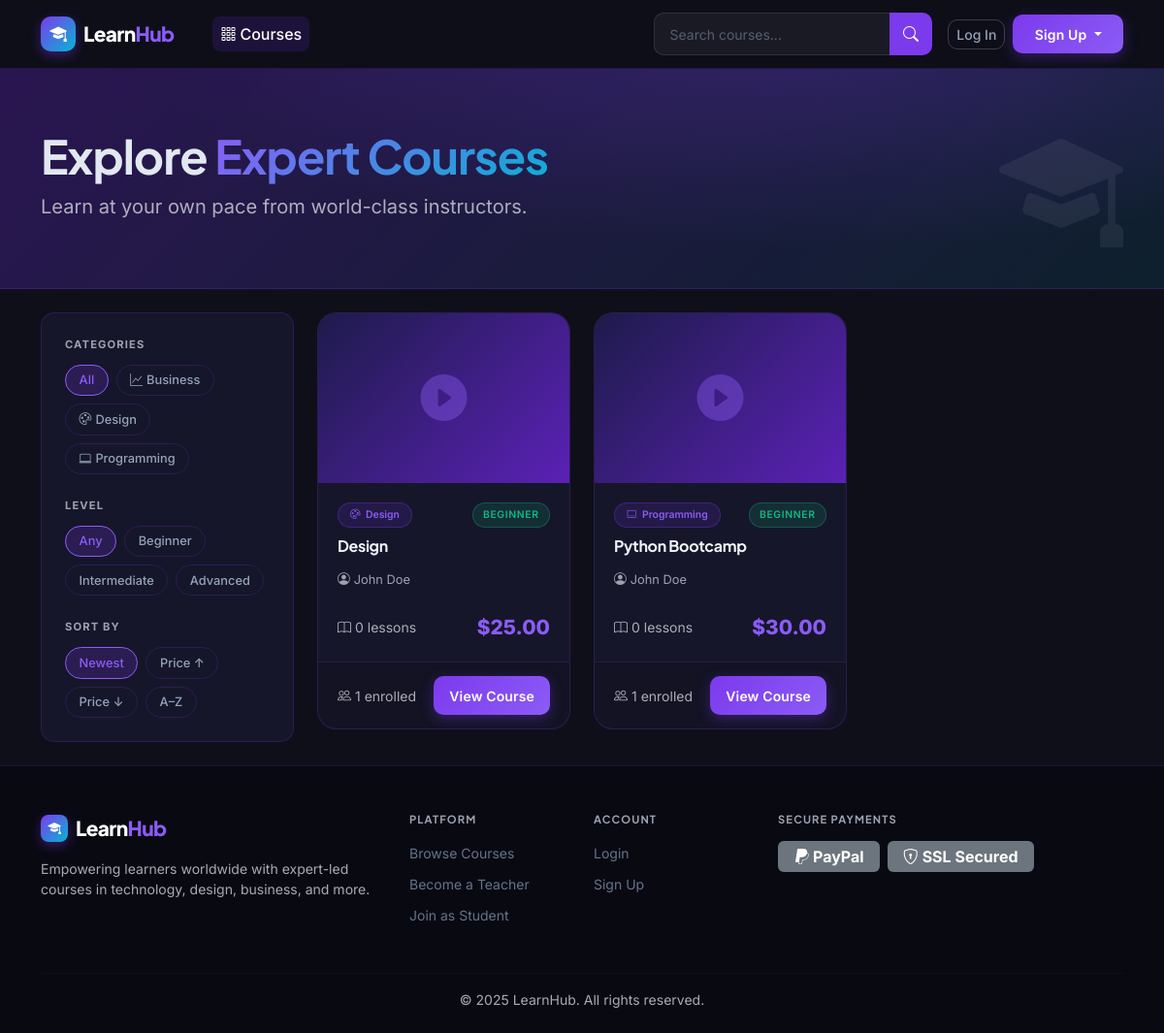
Page /courses/ on the committed database.
### apps/courses/models.py (models this page shows, shortened)
class Category(models.Model):
    name = models.CharField(max_length=100, unique=True)
    slug = models.SlugField(unique=True, blank=True)
    icon = models.CharField(max_length=50, default='bi-book', help_text='Bootstrap icon class')
    class Meta:
        verbose_name_plural = 'Categories'
        ordering = ['name']

class Course(models.Model):
    LEVEL_CHOICES = (
        ('beginner', 'Beginner'),
        ('intermediate', 'Intermediate'),
        ('advanced', 'Advanced'),
    )
    teacher = models.ForeignKey(
        settings.AUTH_USER_MODEL, on_delete=models.CASCADE, related_name='courses_taught'
    )
    category = models.ForeignKey(Category, on_delete=models.SET_NULL, null=True, blank=True, related_name='courses')
    title = models.CharField(max_length=200)
    slug = models.SlugField(unique=True, blank=True)
    description = models.TextField()
    short_description = models.CharField(max_length=300, blank=True)
    price = models.DecimalField(max_digits=8, decimal_places=2)
    thumbnail = models.ImageField(upload_to='course_thumbnails/', blank=True, null=True)
    level = models.CharField(max_length=20, choices=LEVEL_CHOICES, default='beginner')
    is_published = models.BooleanField(default=False)
    created_at = models.DateTimeField(auto_now_add=True)
    updated_at = models.DateTimeField(auto_now=True)
    class Meta:
        ordering = ['-created_at']
    @property
    def enrollment_count(self):
        return self.enrollments.filter(payment_status='completed').count()
    @property
    def lesson_count(self):
        return Lesson.objects.filter(topic__course=self).count()

### apps/accounts/models.py (models this page shows, shortened)
class CustomUser(AbstractUser):
    ROLE_CHOICES = (
        ('student', 'Student'),
        ('teacher', 'Teacher'),
    )
    role = models.CharField(max_length=10, choices=ROLE_CHOICES, default='student')
    is_otp_verified = models.BooleanField(default=False)
    otp_secret = models.CharField(max_length=64, blank=True, default='')

### apps/courses/views.py (the view, shortened to what this page needs)
# urls.py: path('', views.catalog, name='catalog'),
def catalog(request):
    courses = Course.objects.filter(is_published=True).select_related('teacher', 'category')
    categories = Category.objects.all()
    query = request.GET.get('q', '')
    category_slug = request.GET.get('category', '')
    level = request.GET.get('level', '')
    sort = request.GET.get('sort', '-created_at')
    if category_slug:
        courses = courses.filter(category__slug=category_slug)
    if level:
        courses = courses.filter(level=level)
    sort_options = {
        '-created_at': '-created_at',
        'price_asc': 'price',
        'price_desc': '-price',
        'title': 'title',
    }
    courses = courses.order_by(sort_options.get(sort, '-created_at'))
    enrolled_ids = []
    if request.user.is_authenticated and request.user.is_student:
        enrolled_ids = list(
            Enrollment.objects.filter(
                student=request.user, payment_status='completed'
            ).values_list('course_id', flat=True)
        )
    return render(request, 'courses/catalog.html', {
        'courses': courses,
        'categories': categories,
        'query': query,
        'selected_category': category_slug,
        'selected_level': level,
        'selected_sort': sort,
        'enrolled_ids': enrolled_ids,
    })

### apps/notifications/context_processors.py (called while the page is built)
def notifications_count(request):
    if request.user.is_authenticated:
        count = Notification.objects.filter(recipient=request.user, is_read=False).count()
        return {'unread_notifications_count': count}
    return {'unread_notifications_count': 0}

### templates/courses/catalog.html (shortened to what this page needs)
{% extends 'base.html' %}
{% block content %}
<section class="catalog-hero">
  <div class="container">
    <div class="row align-items-center">
      <div class="col-lg-7">
        <h1 class="display-5 fw-bold mb-2">
          Explore <span class="gradient-text">Expert Courses</span>
        </h1>
        <p class="text-muted fs-5 mb-4">Learn at your own pace from world-class instructors.</p>
      </div>
      <div class="col-lg-5 text-end d-none d-lg-block">
        <div style="font-size:8rem;opacity:0.07;line-height:1;"><i class="bi bi-mortarboard-fill"></i></div>
      </div>
    </div>
  </div>
</section>
<div class="container py-4">
  <div class="row g-4">
    <div class="col-lg-3">
      <div class="filter-card">
        <p class="filter-heading">Categories</p>
        <div class="d-flex flex-wrap gap-2 mb-4">
          <a href="{% url 'courses:catalog' %}{% if query %}?q={{ query }}{% endif %}"
             class="filter-pill {% if not selected_category %}active{% endif %}">All</a>
          {% for cat in categories %}
          <a href="{% url 'courses:catalog' %}?{% if query %}q={{ query }}&{% endif %}category={{ cat.slug }}"
             class="filter-pill {% if selected_category == cat.slug %}active{% endif %}">
            <i class="bi {{ cat.icon }} me-1"></i>{{ cat.name }}
          </a>
          {% endfor %}
        </div>
        <p class="filter-heading">Level</p>
        <div class="d-flex flex-wrap gap-2 mb-4">
          <a href="?{% if query %}q={{ query }}&{% endif %}{% if selected_category %}category={{ selected_category }}&{% endif %}"
             class="filter-pill {% if not selected_level %}active{% endif %}">Any</a>
          <a href="?{% if query %}q={{ query }}&{% endif %}{% if selected_category %}category={{ selected_category }}&{% endif %}level=beginner"
             class="filter-pill {% if selected_level == 'beginner' %}active{% endif %}">Beginner</a>
          <a href="?{% if query %}q={{ query }}&{% endif %}{% if selected_category %}category={{ selected_category }}&{% endif %}level=intermediate"
             class="filter-pill {% if selected_level == 'intermediate' %}active{% endif %}">Intermediate</a>
          <a href="?{% if query %}q={{ query }}&{% endif %}{% if selected_category %}category={{ selected_category }}&{% endif %}level=advanced"
             class="filter-pill {% if selected_level == 'advanced' %}active{% endif %}">Advanced</a>
        </div>
        <p class="filter-heading">Sort By</p>
        <div class="d-flex flex-wrap gap-2">
          <a href="?{% if query %}q={{ query }}&{% endif %}sort=-created_at"
             class="filter-pill {% if selected_sort == '-created_at' or not selected_sort %}active{% endif %}">Newest</a>
          <a href="?{% if query %}q={{ query }}&{% endif %}sort=price_asc"
             class="filter-pill {% if selected_sort == 'price_asc' %}active{% endif %}">Price ↑</a>
          <a href="?{% if query %}q={{ query }}&{% endif %}sort=price_desc"
             class="filter-pill {% if selected_sort == 'price_desc' %}active{% endif %}">Price ↓</a>
          <a href="?{% if query %}q={{ query }}&{% endif %}sort=title"
             class="filter-pill {% if selected_sort == 'title' %}active{% endif %}">A–Z</a>
        </div>
      </div>
    </div>
    <div class="col-lg-9">
      {% if courses %}
      <div class="row g-4" id="courses-grid">
        {% for course in courses %}
        <div class="col-md-6 col-xl-4">
          <div class="course-card">
            <a href="{% url 'courses:course_detail' slug=course.slug %}">
              {% if course.thumbnail %}
                <img src="{{ course.thumbnail.url }}" class="course-thumbnail" alt="{{ course.title }}">
              {% else %}
                <div class="course-thumbnail-placeholder">
                  <i class="bi bi-play-circle-fill"></i>
                </div>
              {% endif %}
            </a>
            <div class="course-card-body">
              <div class="d-flex align-items-center justify-content-between mb-2">
                {% if course.category %}
                <span class="tag" style="font-size:0.65rem;">
                  <i class="bi {{ course.category.icon }}"></i>{{ course.category.name }}
                </span>
                {% endif %}
                <span class="badge-level badge-{{ course.level }}">{{ course.get_level_display }}</span>
              </div>
              <h3 class="course-card-title">
                <a href="{% url 'courses:course_detail' slug=course.slug %}" class="text-decoration-none" style="color:inherit;">
                  {{ course.title }}
                </a>
              </h3>
              <p class="course-card-instructor">
                <i class="bi bi-person-circle me-1"></i>{{ course.teacher.get_full_name|default:course.teacher.username }}
              </p>
              <div class="mt-auto pt-2 d-flex align-items-center justify-content-between">
                <div class="small text-muted">
                  <i class="bi bi-book me-1"></i>{{ course.lesson_count }} lessons
                </div>
                <span class="course-card-price">${{ course.price }}</span>
              </div>
            </div>
            <div class="course-card-footer">
              <div class="small text-muted">
                <i class="bi bi-people me-1"></i>{{ course.enrollment_count }} enrolled
              </div>
              {% if course.id in enrolled_ids %}
                <a href="{% url 'courses:course_detail' slug=course.slug %}" class="btn btn-success btn-sm px-3">
                  <i class="bi bi-play-fill me-1"></i>Continue
                </a>
              {% else %}
                <a href="{% url 'courses:course_detail' slug=course.slug %}" class="btn btn-primary btn-sm px-3">
                  View Course
                </a>
              {% endif %}
            </div>
          </div>
        </div>
        {% endfor %}
      </div>
      {% endif %}
    </div>
  </div>
</div>
{% endblock %}

### templates/base.html (shortened to what this page needs)
<!DOCTYPE html>
<html lang="en" data-bs-theme="dark">
<head>
  <link href="https://cdn.jsdelivr.net/npm/bootstrap@5.3.3/dist/css/bootstrap.min.css" rel="stylesheet">
  <link href="https://cdn.jsdelivr.net/npm/bootstrap-icons@1.11.3/font/bootstrap-icons.min.css" rel="stylesheet">
  {% load static %}
  <link rel="stylesheet" href="{% static 'css/style.css' %}">
</head>
<body>
<nav class="navbar navbar-expand-lg lh-navbar sticky-top" id="mainNav">
  <div class="container">
    <a class="navbar-brand d-flex align-items-center gap-2" href="{% url 'home' %}">
      <div class="brand-icon"><i class="bi bi-mortarboard-fill"></i></div>
      <span class="brand-text">Learn<span class="brand-accent">Hub</span></span>
    </a>
    <div class="collapse navbar-collapse" id="navbarNav">
      <ul class="navbar-nav me-auto ms-4">
        <li class="nav-item">
          <a class="nav-link {% if request.resolver_match.url_name == 'catalog' %}active{% endif %}" href="{% url 'courses:catalog' %}">
            <i class="bi bi-grid-3x3-gap me-1"></i>Courses
          </a>
        </li>
      </ul>
      <form class="d-flex me-3 search-form" action="{% url 'courses:catalog' %}" method="GET">
        <div class="input-group">
          <input class="form-control search-input" type="search" name="q" placeholder="Search courses..."
                 value="{{ request.GET.q|default:'' }}" aria-label="Search">
          <button class="btn btn-search" type="submit"><i class="bi bi-search"></i></button>
        </div>
      </form>
      <ul class="navbar-nav align-items-center gap-2">
        {% if user.is_authenticated %}
        <li class="nav-item">
          <a class="nav-link position-relative notif-bell" href="{% url 'notifications:list' %}" id="notifBell">
            <i class="bi bi-bell-fill fs-5"></i>
            {% if unread_notifications_count > 0 %}
            <span class="badge notif-badge" id="notifCount">{{ unread_notifications_count }}</span>
            {% endif %}
          </a>
        </li>
        <li class="nav-item dropdown">
          <a class="nav-link dropdown-toggle d-flex align-items-center gap-2 user-menu"
             href="#" id="userDropdown" role="button" data-bs-toggle="dropdown">
            <div class="user-avatar-sm">
              {% if user.is_teacher and user.teacher_profile.avatar %}
                <img src="{{ user.teacher_profile.avatar.url }}" alt="avatar">
              {% elif user.is_student and user.student_profile.avatar %}
                <img src="{{ user.student_profile.avatar.url }}" alt="avatar">
              {% else %}
                <span>{{ user.first_name|first|upper|default:user.username|first|upper }}</span>
              {% endif %}
            </div>
            <span class="d-none d-md-inline">{{ user.get_full_name|default:user.username }}</span>
          </a>
          <ul class="dropdown-menu dropdown-menu-end lh-dropdown">
            <li><span class="dropdown-item-text small text-muted">{{ user.email }}</span></li>
            <li><hr class="dropdown-divider"></li>
            <li><a class="dropdown-item" href="{% url 'accounts:profile' %}"><i class="bi bi-person me-2"></i>Profile</a></li>
            {% if user.is_teacher %}
            <li><a class="dropdown-item" href="{% url 'courses:teacher_dashboard' %}"><i class="bi bi-speedometer2 me-2"></i>Dashboard</a></li>
            <li><a class="dropdown-item" href="{% url 'courses:course_create' %}"><i class="bi bi-plus-circle me-2"></i>New Course</a></li>
            {% endif %}
            <li><hr class="dropdown-divider"></li>
            <li>
              <a class="dropdown-item text-danger" href="{% url 'accounts:logout' %}">
                <i class="bi bi-box-arrow-right me-2"></i>Logout
              </a>
            </li>
          </ul>
        </li>
        {% else %}
        <li class="nav-item">
          <a class="btn btn-outline-light btn-sm" href="{% url 'accounts:login' %}">Log In</a>
        </li>
        <li class="nav-item dropdown">
          <a class="btn btn-primary btn-sm dropdown-toggle" href="#" data-bs-toggle="dropdown">
            Sign Up
          </a>
        </li>
        {% endif %}
      </ul>
    </div>
  </div>
</nav>
<main class="main-content">
  {% block content %}{% endblock %}
</main>
<footer class="lh-footer mt-auto">
  <div class="container">
    <div class="row gy-4">
      <div class="col-lg-4">
        <div class="d-flex align-items-center gap-2 mb-3">
          <div class="brand-icon brand-icon-sm"><i class="bi bi-mortarboard-fill"></i></div>
          <span class="brand-text">Learn<span class="brand-accent">Hub</span></span>
        </div>
        <p class="text-muted small">Empowering learners worldwide with expert-led courses in technology, design, business, and more.</p>
      </div>
      <div class="col-lg-2 col-6">
        <h6 class="footer-heading">Platform</h6>
        <ul class="list-unstyled footer-links">
          <li><a href="{% url 'courses:catalog' %}">Browse Courses</a></li>
          <li><a href="{% url 'accounts:teacher_signup' %}">Become a Teacher</a></li>
          <li><a href="{% url 'accounts:student_signup' %}">Join as Student</a></li>
        </ul>
      </div>
      <div class="col-lg-2 col-6">
        <h6 class="footer-heading">Account</h6>
        <ul class="list-unstyled footer-links">
          {% if user.is_authenticated %}
          <li><a href="{% url 'accounts:profile' %}">Profile</a></li>
          <li><a href="{% url 'accounts:logout' %}">Logout</a></li>
          {% else %}
          <li><a href="{% url 'accounts:login' %}">Login</a></li>
          <li><a href="{% url 'accounts:student_signup' %}">Sign Up</a></li>
          {% endif %}
        </ul>
      </div>
      <div class="col-lg-4">
        <h6 class="footer-heading">Secure Payments</h6>
        <div class="d-flex gap-2 align-items-center mt-2">
          <span class="badge bg-secondary fs-6 px-3 py-2"><i class="bi bi-paypal me-1"></i>PayPal</span>
          <span class="badge bg-secondary fs-6 px-3 py-2"><i class="bi bi-shield-lock me-1"></i>SSL Secured</span>
        </div>
      </div>
    </div>
    <hr class="footer-divider">
    <p class="text-center text-muted small mb-0">© 2025 LearnHub. All rights reserved.</p>
  </div>
</footer>
</body>
</html>

### rows in the picture
Category: name "Business"
Category: name "Design"
Category: name "Programming"
Course: category.name "Design", level "BEGINNER", title "Design", teacher.get_full_name "John Doe", lesson_count "0", price "25.00", enrollment_count "1", shows "View Course"
Course: category.name "Programming", level "BEGINNER", title "Python Bootcamp", teacher.get_full_name "John Doe", lesson_count "0", price "30.00", enrollment_count "1", shows "View Course"
